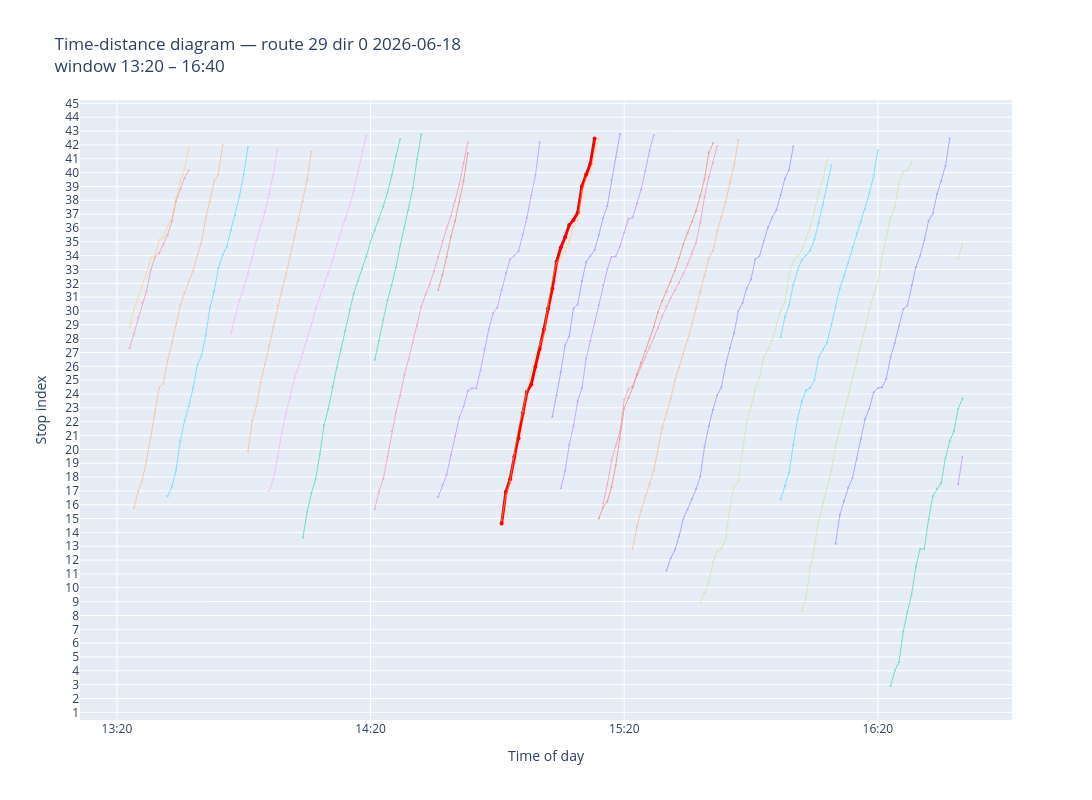

Write notebook code for a chart like this one.
### Code cell
import matplotlib.pyplot as plt
import matplotlib.cm as cm
import numpy as np

import plotly.graph_objects as go

def plot_time_distance(
    tick_df_raw: pd.DataFrame,
    route: str,
    direction: int,
    service_date,
    t_start_min: float,
    t_end_min: float,
    highlight_trip: str | None = None,
    highlight_vehicle: str | None = None,
) -> None:

    df = tick_df_raw[
        (tick_df_raw["t_ref_min"] >= t_start_min) &
        (tick_df_raw["t_ref_min"] <= t_end_min)
    ].copy()

    if df.empty:
        print(f"No data between {t_start_min} and {t_end_min} minutes")
        return

    fig = go.Figure()

    for (trip_id, vehicle_id), group in df.groupby(["trip_id", "vehicle_id"]):
        g = group.sort_values("t_ref_min")
        is_highlight = (trip_id == highlight_trip and vehicle_id == highlight_vehicle)

        # convert t_ref_min to HH:MM:SS for hover
        hover = [
            f"trip: {trip_id}<br>vehicle: {vehicle_id}<br>"
            f"time: {int(t//60):02d}:{int(t%60):02d}<br>"
            f"stop: {s:.1f}<br>headway: {h:.0f}s"
            for t, s, h in zip(g["t_ref_min"], g["stop_idx"], g["headway_s"])
        ]

        fig.add_trace(go.Scatter(
            x=g["t_ref_min"],
            y=g["stop_idx"],
            mode="lines+markers",
            name=f"{trip_id}/{vehicle_id}",
            line=dict(
                width=3 if is_highlight else 1,
                color="red" if is_highlight else None,
            ),
            marker=dict(size=4 if is_highlight else 2),
            opacity=1.0 if is_highlight else 0.5,
            text=hover,
            hoverinfo="text",
        ))

    # x-axis tick labels as HH:MM
    tick_positions = list(range(int(t_start_min), int(t_end_min) + 1, 60))
    tick_labels = [f"{int(m//60):02d}:{int(m%60):02d}" for m in tick_positions]

    fig.update_layout(
        title=f"Time-distance diagram — route {route} dir {direction} {service_date}<br>"
              f"window {int(t_start_min//60):02d}:{int(t_start_min%60):02d} – "
              f"{int(t_end_min//60):02d}:{int(t_end_min%60):02d}",
        xaxis=dict(
            title="Time of day",
            tickvals=tick_positions,
            ticktext=tick_labels,
        ),
        yaxis=dict(
            title="Stop index",
            tickmode="linear",
            tick0=int(df["stop_idx"].min()),
            dtick=1,
        ),
        height=800,
        width=1400,
        showlegend=False,
        hovermode="closest",
    )

    fig.show()


# need tick_df with stop_idx and t_ref_min per tick
# use the raw tick_df before deduplication
tick_df_raw = pd.DataFrame([{
    "trip_id":     ex.trip_id,
    "vehicle_id":  ex.vehicle_id,
    "t_ref_min":   ex.t_ref_min,
    "stop_idx":    ex.stop_idx_at_ref,
    "headway_s":   ex.headway_at_ref_s,
} for ex in examples_tick])


# highlight the suspicious trip from earlier
plot_time_distance(
    tick_df_raw, ROUTE, DIRECTION, SERVICE_DATE,
    t_start_min=800,
    t_end_min=1000,
    highlight_trip="29050020",
    highlight_vehicle="9430",
)
